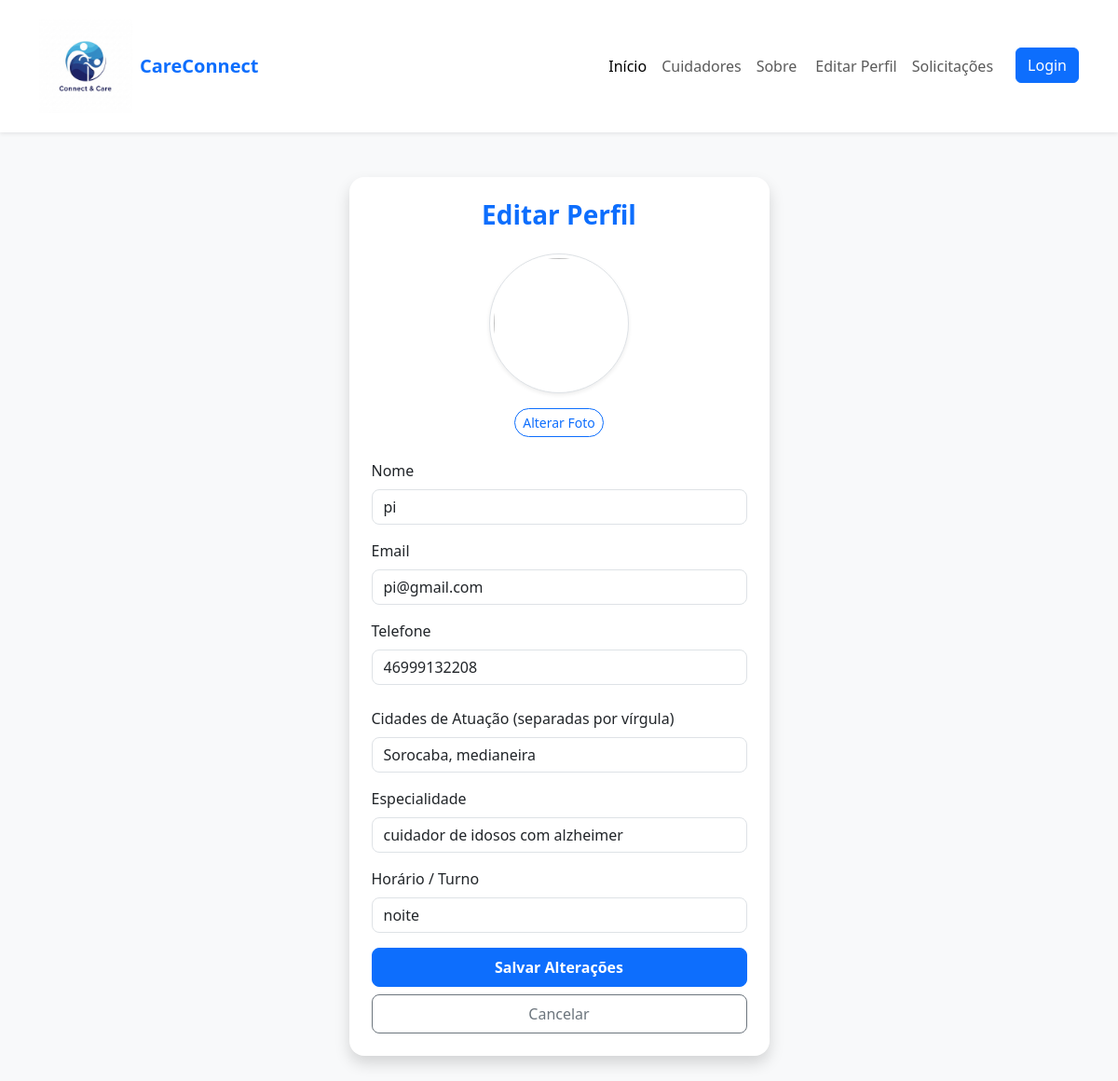
The page /editar-perfil/cuidador/ (signed in) on the database its author committed.
### pfi/models.py (models this page shows, shortened)
class Usuario(models.Model):
    nome = models.CharField(max_length=100)
    email = models.EmailField()
    cpf = models.CharField(max_length=20)
    telefone = models.CharField(max_length=15)
    senha = models.CharField(max_length=128)
    data_cadastro = models.DateTimeField(auto_now_add=True)
    data_nasc = models.DateField()
    foto = models.ImageField(upload_to="fotos_cuidadores/", null=True, blank=True)

class Cuidador(Usuario):
    formacao = models.CharField(max_length=200, null=True, blank=True)
    especialidade = models.CharField(max_length=200, null=True, blank=True)
    experiencia = models.IntegerField(null=True, blank=True)
    disponibilidade = models.CharField(max_length=200, null=True, blank=True)
    cidades = models.ManyToManyField(Cidade, blank=True, related_name='cuidadores')
    def __str__(self):
        return self.nome

class Cidade(models.Model):
    nome = models.CharField(max_length=120, unique=True)

### pfi/views.py (the view)
# urls.py: path("editar-perfil/cuidador/", EditarPerfilCuidadorView, name="editar_perfil_cuidador"),
def EditarPerfilCuidadorView(request):
    iduser = request.session["user_id"]
    print('iduser:', iduser)
    cuidador = Cuidador.objects.filter(usuario_ptr_id=iduser).first()
    print('cuidador:', cuidador)
    if request.method == "POST":
        nome = request.POST.get("nome")
        email = request.POST.get("email")
        telefone = request.POST.get("telefone")
        foto = request.POST.get("foto")
        especialidade = request.POST.get("especialidade")
        disponibilidade = request.POST.get("disponibilidade")
        print(nome)
        print(email)
        print(telefone)
        print(foto)
        print(especialidade)
        print(disponibilidade)
        cuidador.nome = nome
        cuidador.email = email
        cuidador.telefone = telefone
        cuidador.foto = foto
        cuidador.especialidade = especialidade
        cuidador.disponibilidade = disponibilidade
        cuidador.save()
        return redirect("home")
    else:
        dados = {'cuidador': cuidador}
        return render(request, "editar_perfil.html", context=dados)

### pfi/templates/editar_perfil.html (shortened to what this page needs)
{% load static %}
<!DOCTYPE html>
<html lang="pt-br">
<head>
  <link href="https://cdn.jsdelivr.net/npm/bootstrap@5.3.3/dist/css/bootstrap.min.css" rel="stylesheet">
  <link rel="stylesheet" href="{% static 'css/editar_perfil.css' %}">
</head>
<body>
{% include 'menu.html' %}
<div class="container py-5">
    <div class="row justify-content-center">
      <div class="col-md-6 col-lg-5">
        <div class="card shadow border-0 rounded-4 p-4">
          <h3 class="text-center text-primary fw-semibold mb-4">Editar Perfil</h3>
          <form method="POST" enctype="multipart/form-data">
            <div class="text-center mb-4">
                {% if cuidador.foto %}
                <img src="{{ cuidador.foto.url }}"
                     class="rounded-circle img-thumbnail shadow-sm mb-3"
                     style="width: 150px; height: 150px; object-fit: cover;">
                {% else %}
                <img src="{% static 'img/user-blue.png' %}"
                     class="rounded-circle img-thumbnail shadow-sm mb-3"
                     style="width: 150px; height: 150px; object-fit: cover;">
                {% endif %}
              <div>
                <label for="foto" class="btn btn-outline-primary btn-sm rounded-pill">Alterar Foto</label>
              </div>
            </div>
            <div class="mb-3">
              <label class="form-label">Nome</label>
              <input type="text" name="nome" class="form-control rounded-3" value="{{ cuidador.nome }}">
            </div>
            <div class="mb-3">
              <label class="form-label">Email</label>
              <input type="email" name="email" class="form-control rounded-3" value="{{ cuidador.email }}">
            </div>
            <div class="mb-4">
              <label class="form-label">Telefone</label>
              <input type="text" name="telefone" class="form-control rounded-3" value="{{ cuidador.telefone }}">
            </div>
              <div class="mb-3">
                  <label class="form-label">Cidades de Atuação (separadas por vírgula)</label>
                  <input type="text" name="cidades" class="form-control rounded-3"
                         value="{% for cidade in cuidador.cidades.all %}{{ cidade.nome }}{% if not forloop.last %}, {% endif %}{% endfor %}">
              </div>
              <div class="mb-3">
                  <label class="form-label">Especialidade</label>
                  <input type="text" name="especialidade" class="form-control rounded-3"
                         value="{{ cuidador.especialidade }}">
              </div>
              <div class="mb-3">
                  <label class="form-label">Horário / Turno</label>
                  <input type="text" name="disponibilidade" class="form-control rounded-3"
                         value="{{ cuidador.disponibilidade }}">
              </div>
            <div class="d-grid gap-2">
              <button type="submit" class="btn btn-primary fw-semibold rounded-3 py-2">Salvar Alterações</button>
              <a href="{% url 'home' %}" class="btn btn-outline-secondary rounded-3 py-2">Cancelar</a>
            </div>
          </form>
        </div>
      </div>
    </div>
</div>
</body>
</html>

### pfi/static/editar_perfil.css (style rules this page uses)
body { background-color: #f8f9fa; }

### rows shown on the page
Usuario: nome "pi", email "pi@gmail.com", telefone "46999132208"
Cuidador: cidades "Sorocaba, medianeira", especialidade "cuidador de idosos com alzheimer", disponibilidade "noite"
